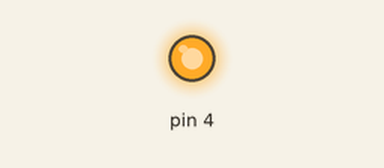
The sketch below on a simulated Arduino Uno, built with avr-gcc and run on an emulated ATmega328P. Shown: output pins drawn as LEDs (lit = HIGH). Pins used as bus, display or sensor lines are not drawn.

Above: at 0.1 s.
Timing chart, 0 to 1.6 s (numbered marks = the images above):
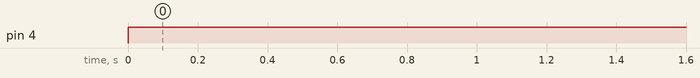

The sketch:

debug_try1.ino
```cpp
  int d=500;

void setup() {
  // put your setup code here, to run once:
  pinMode( 5, OUTPUT);
  pinMode( 4, OUTPUT);
}

void loop() {
  // put your main code here, to run repeatedly:
digitalWrite(4, HIGH);

for( int i = 0; i< 2000 ; i++)
  {
    digitalWrite( 5 , HIGH);
    delayMicroseconds(d);
    digitalWrite( 5, LOW);
    delayMicroseconds(d) ;
  }
 delay(1000) ;
}
```

Measured:
- by itself, pin 4: LOW → HIGH at 0.00 s
